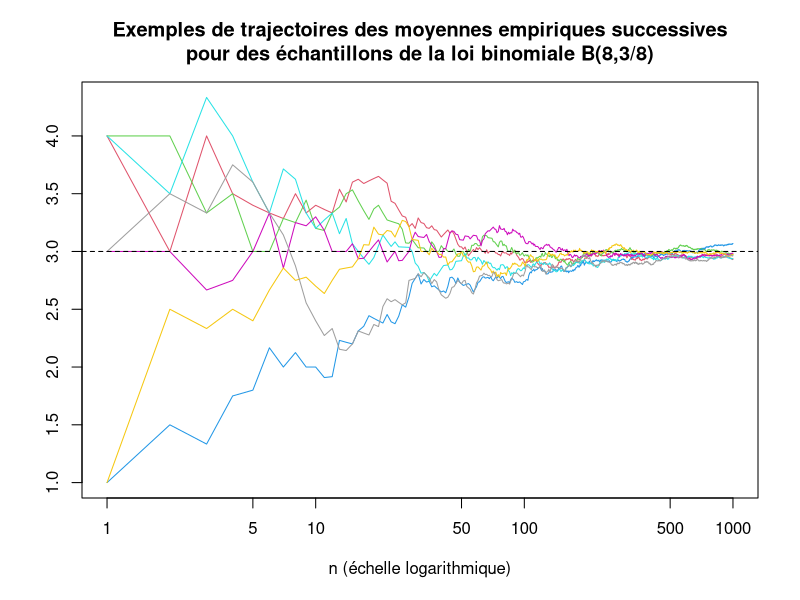

R code for this plot:

# Simulation de trajectoires de moyennes empiriques
N = 7
n_max=1000
param_n = 8
cible = 3
data_1=matrix(rbinom(N*n_max,param_n,cible/param_n),n_max,N)
data_emp_means=matrix(0,n_max,N)
for(i in 1:N) data_emp_means[,i]=cumsum(data_1[,i])/(1:n_max)
ts.plot(data_emp_means, 
        main="Exemples de trajectoires des moyennes empiriques successives
pour des échantillons de la loi binomiale B(8,3/8)",
        col=2:(N+1),
        xlab="n (échelle logarithmique)",
        log = "x"
        )
abline(h=cible, col=1, lty="dashed")
dev.print(device = png, file = "Rplot_trajectoires_moyenne_empirique.png",
          width = 600)

